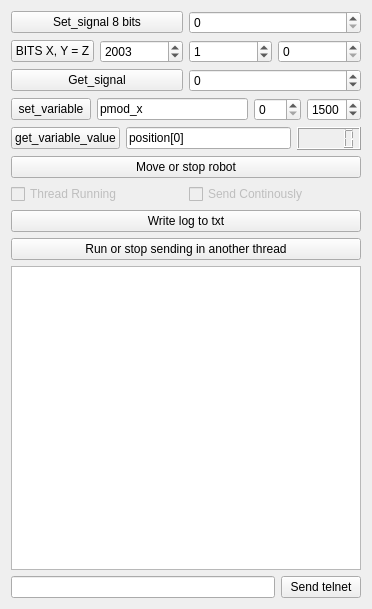
<?xml version="1.0" encoding="UTF-8"?>
<ui version="4.0">
 <class>HelloGui</class>
 <widget class="QWidget" name="HelloGui">
  <property name="geometry">
   <rect>
    <x>0</x>
    <y>0</y>
    <width>372</width>
    <height>609</height>
   </rect>
  </property>
  <property name="windowTitle">
   <string>Form</string>
  </property>
  <layout class="QVBoxLayout" name="verticalLayout">
   <item>
    <layout class="QHBoxLayout" name="horizontalLayout_2">
     <item>
      <widget class="QPushButton" name="pushButton_3">
       <property name="text">
        <string>Set_signal 8 bits</string>
       </property>
      </widget>
     </item>
     <item>
      <widget class="QSpinBox" name="spinBox"/>
     </item>
    </layout>
   </item>
   <item>
    <layout class="QHBoxLayout" name="horizontalLayout_3">
     <item>
      <widget class="QPushButton" name="pushButton_2">
       <property name="text">
        <string>BITS X, Y = Z</string>
       </property>
      </widget>
     </item>
     <item>
      <widget class="QSpinBox" name="spinBox_5">
       <property name="maximum">
        <number>2512</number>
       </property>
       <property name="value">
        <number>2003</number>
       </property>
      </widget>
     </item>
     <item>
      <widget class="QSpinBox" name="spinBox_4">
       <property name="maximum">
        <number>16</number>
       </property>
       <property name="value">
        <number>1</number>
       </property>
      </widget>
     </item>
     <item>
      <widget class="QSpinBox" name="spinBox_2">
       <property name="maximum">
        <number>65535</number>
       </property>
      </widget>
     </item>
    </layout>
   </item>
   <item>
    <layout class="QHBoxLayout" name="horizontalLayout">
     <item>
      <widget class="QPushButton" name="pushButton">
       <property name="text">
        <string>Get_signal</string>
       </property>
      </widget>
     </item>
     <item>
      <widget class="QSpinBox" name="hi_num">
       <property name="minimum">
        <number>-2512</number>
       </property>
       <property name="maximum">
        <number>2512</number>
       </property>
      </widget>
     </item>
    </layout>
   </item>
   <item>
    <layout class="QHBoxLayout" name="horizontalLayout_4">
     <item>
      <widget class="QPushButton" name="pushButton_4">
       <property name="text">
        <string>set_variable</string>
       </property>
      </widget>
     </item>
     <item>
      <widget class="QLineEdit" name="lineEdit">
       <property name="text">
        <string>pmod_x</string>
       </property>
      </widget>
     </item>
     <item>
      <widget class="QSpinBox" name="spinBox_3">
       <property name="maximum">
        <number>100</number>
       </property>
       <property name="singleStep">
        <number>1</number>
       </property>
       <property name="displayIntegerBase">
        <number>10</number>
       </property>
      </widget>
     </item>
     <item>
      <widget class="QSpinBox" name="spinBox_6">
       <property name="maximum">
        <number>3000</number>
       </property>
       <property name="value">
        <number>1500</number>
       </property>
      </widget>
     </item>
    </layout>
   </item>
   <item>
    <layout class="QHBoxLayout" name="horizontalLayout_5">
     <item>
      <widget class="QPushButton" name="pushButton_5">
       <property name="text">
        <string>get_variable_value</string>
       </property>
      </widget>
     </item>
     <item>
      <widget class="QLineEdit" name="lineEdit_2">
       <property name="text">
        <string>position[0]</string>
       </property>
      </widget>
     </item>
     <item>
      <widget class="QLCDNumber" name="lcdNumber"/>
     </item>
    </layout>
   </item>
   <item>
    <layout class="QHBoxLayout" name="horizontalLayout_6">
     <item>
      <widget class="QPushButton" name="hi_button">
       <property name="autoFillBackground">
        <bool>false</bool>
       </property>
       <property name="text">
        <string>Move or stop robot</string>
       </property>
       <property name="flat">
        <bool>false</bool>
       </property>
      </widget>
     </item>
    </layout>
   </item>
   <item>
    <layout class="QHBoxLayout" name="horizontalLayout_8">
     <item>
      <widget class="QCheckBox" name="checkBox_2">
       <property name="enabled">
        <bool>false</bool>
       </property>
       <property name="text">
        <string>Thread Running</string>
       </property>
       <property name="iconSize">
        <size>
         <width>20</width>
         <height>20</height>
        </size>
       </property>
       <property name="checkable">
        <bool>true</bool>
       </property>
      </widget>
     </item>
     <item>
      <widget class="QCheckBox" name="checkBox">
       <property name="enabled">
        <bool>false</bool>
       </property>
       <property name="text">
        <string>Send Continously</string>
       </property>
      </widget>
     </item>
    </layout>
   </item>
   <item>
    <layout class="QHBoxLayout" name="horizontalLayout_9">
     <item>
      <widget class="QPushButton" name="pushButton_7">
       <property name="text">
        <string>Write log to txt</string>
       </property>
      </widget>
     </item>
    </layout>
   </item>
   <item>
    <layout class="QHBoxLayout" name="horizontalLayout_7">
     <item>
      <widget class="QPushButton" name="pushButton_6">
       <property name="text">
        <string>Run or stop sending in another thread</string>
       </property>
      </widget>
     </item>
    </layout>
   </item>
   <item>
    <widget class="QPlainTextEdit" name="plainTextEdit_2"/>
   </item>
   <item>
    <layout class="QHBoxLayout" name="horizontalLayout_10">
     <item>
      <widget class="QLineEdit" name="lineEdit_3"/>
     </item>
     <item>
      <widget class="QPushButton" name="pushButton_8">
       <property name="text">
        <string>Send telnet</string>
       </property>
      </widget>
     </item>
    </layout>
   </item>
  </layout>
 </widget>
 <resources/>
 <connections/>
</ui>
